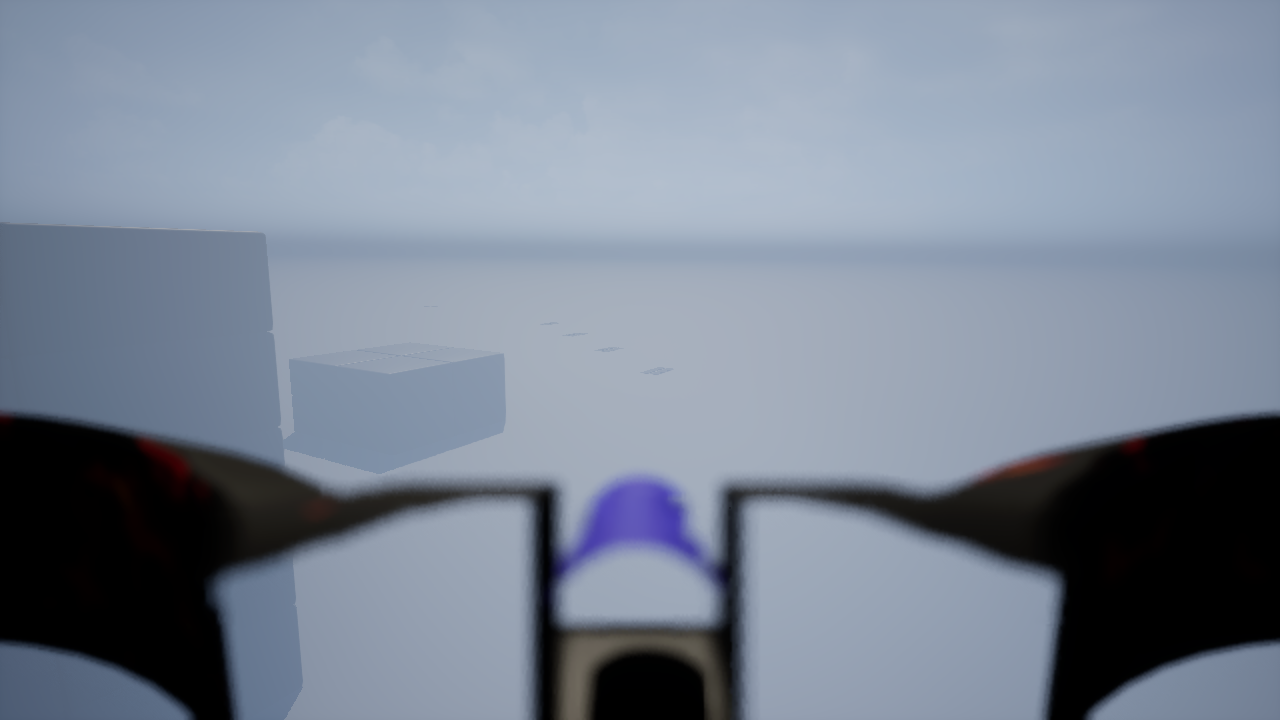
#> input picture data/maps/sequence_coord_001_preflight_20260102_094227/frames/1767364947721995000.png, 1280 x 720 px
$ python -i detector.py   (imports and definitions only)
#> lines starting #> are read from the running program, lines starting #| are printed output that depends on the picture
"""Target Detection and Recognition.

Detects and identifies inspection targets using visual features.
Supports template matching and learned embeddings for target recognition.
"""

from __future__ import annotations

import logging
import time
from dataclasses import dataclass, field
from datetime import datetime
from enum import Enum
from pathlib import Path

import cv2
import numpy as np
from pydantic import BaseModel

logger = logging.getLogger(__name__)


class TargetType(Enum):
    """Types of inspection targets."""

    SOLAR_PANEL = "solar_panel"
    WIND_TURBINE = "wind_turbine"
    SUBSTATION = "substation"
    POWER_LINE = "power_line"
    BUILDING = "building"
    MARKER = "marker"  # Visual marker/fiducial
    UNKNOWN = "unknown"


class DetectedTarget(BaseModel):
    """A detected target in an image."""

    target_id: str
    target_type: str
    confidence: float  # 0.0 to 1.0

    # Bounding box (pixel coordinates)
    bbox_x: int
    bbox_y: int
    bbox_width: int
    bbox_height: int

    # Center point
    center_x: float
    center_y: float

    # Optional: matched template ID
    template_id: str | None = None

    # Optional: embedding similarity
    embedding_similarity: float = 0.0

    # Timestamp
    timestamp: datetime = field(default_factory=datetime.now)

    # [9 lines left out: functions bbox, area, not called in this run]


@dataclass
class TargetTemplate:
    """A registered target template for matching."""

    template_id: str
    target_type: TargetType
    name: str

    # Template image (grayscale)
    template: np.ndarray | None = None

    # Feature descriptors for matching
    descriptors: np.ndarray | None = None
    keypoints: list = field(default_factory=list)

    # Optional embedding vector
    embedding: np.ndarray | None = None

    # Metadata
    metadata: dict = field(default_factory=dict)


@dataclass
class TargetDetectorConfig:
    """Configuration for target detector."""

    # Detection method
    use_template_matching: bool = True
    use_feature_matching: bool = True
    use_color_detection: bool = False

    # Template matching
    template_threshold: float = 0.7
    template_scales: list[float] = field(default_factory=lambda: [0.5, 0.75, 1.0, 1.25, 1.5])

    # Feature matching
    feature_min_matches: int = 10
    feature_ratio_threshold: float = 0.75

    # Non-maximum suppression
    nms_threshold: float = 0.3

    # Minimum detection confidence
    min_confidence: float = 0.5

    # Color detection (HSV ranges for common targets)
    solar_panel_hsv_lower: tuple[int, int, int] = (100, 50, 50)
    solar_panel_hsv_upper: tuple[int, int, int] = (130, 255, 255)


class TargetDetector:
    """Detects and recognizes inspection targets.

    Supports multiple detection methods:
    - Template matching: Fast, good for known targets
    - Feature matching: Robust to viewpoint changes
    - Color detection: Simple, for color-coded targets

    Example:
        detector = TargetDetector(config)

        # Register templates
        detector.register_template("solar_1", TargetType.SOLAR_PANEL, template_image)

        # Detect targets
        targets = detector.detect(image)
        for target in targets:
            print(f"Found {target.target_type} at ({target.center_x}, {target.center_y})")
    """

    def __init__(self, config: TargetDetectorConfig | None = None) -> None:
        """Initialize target detector.

        Args:
            config: Detector configuration
        """
        self._config = config or TargetDetectorConfig()
        self._templates: dict[str, TargetTemplate] = {}

        # Create ORB for feature matching
        self._orb = cv2.ORB_create(nfeatures=500)
        self._bf_matcher = cv2.BFMatcher(cv2.NORM_HAMMING, crossCheck=False)

        # Detection counter
        self._detection_count = 0

        logger.info("TargetDetector initialized")

    # [76 lines left out: functions register_template, register_template_from_file, not called in this run]

    def detect(
        self,
        image: np.ndarray,
        roi: tuple[int, int, int, int] | None = None,
    ) -> list[DetectedTarget]:
        """Detect targets in an image.

        Args:
            image: Input image (BGR)
            roi: Optional region of interest (x, y, w, h)

        Returns:
            List of detected targets
        """
        start_time = time.perf_counter()
        detections = []

        # Apply ROI if provided
        if roi:
            x, y, w, h = roi
            image = image[y : y + h, x : x + w]
            offset_x, offset_y = x, y
        else:
            offset_x, offset_y = 0, 0

        # Convert to grayscale
        if len(image.shape) == 3:
            gray = cv2.cvtColor(image, cv2.COLOR_BGR2GRAY)
        else:
            gray = image

        # Template matching
        if self._config.use_template_matching and self._templates:
            template_detections = self._detect_templates(gray, offset_x, offset_y)
            detections.extend(template_detections)

        # Feature matching
        if self._config.use_feature_matching and self._templates:
            feature_detections = self._detect_features(gray, offset_x, offset_y)
            detections.extend(feature_detections)

        # Color detection
        if self._config.use_color_detection and len(image.shape) == 3:
            color_detections = self._detect_colors(image, offset_x, offset_y)
            detections.extend(color_detections)

        # Apply NMS
        detections = self._non_max_suppression(detections)

        # Filter by confidence
        detections = [d for d in detections if d.confidence >= self._config.min_confidence]

        self._detection_count += len(detections)

        logger.debug(
            f"Detected {len(detections)} targets in {(time.perf_counter() - start_time) * 1000:.1f}ms"
        )

        return detections

    # [177 lines left out: functions _detect_templates, _detect_features, _detect_colors, not called in this run]

    def _non_max_suppression(
        self,
        detections: list[DetectedTarget],
    ) -> list[DetectedTarget]:
        """Apply non-maximum suppression to remove overlapping detections."""
        if not detections:
            return []

        # Sort by confidence
        detections = sorted(detections, key=lambda d: d.confidence, reverse=True)

        keep = []
        suppressed = set()

        for i, det in enumerate(detections):
            if i in suppressed:
                continue

            keep.append(det)

            # Suppress overlapping detections
            for j in range(i + 1, len(detections)):
                if j in suppressed:
                    continue

                other = detections[j]
                iou = self._compute_iou(det.bbox, other.bbox)

                if iou > self._config.nms_threshold:
                    suppressed.add(j)

        return keep

    # [38 lines left out: functions _compute_iou, num_templates, detection_count, not called in this run]

>>> import cv2
>>> picture = cv2.imread('../../data/maps/sequence_coord_001_preflight_20260102_094227/frames/1767364947721995000.png')
#> picture is the input picture: shape (720, 1280, 3); mean B, G, R 148.2, 132.5, 122
>>> result = TargetDetector().detect(picture)
#> in detect, `gray = cv2.cvtColor(image, cv2.COLOR_BGR2GRAY)`:
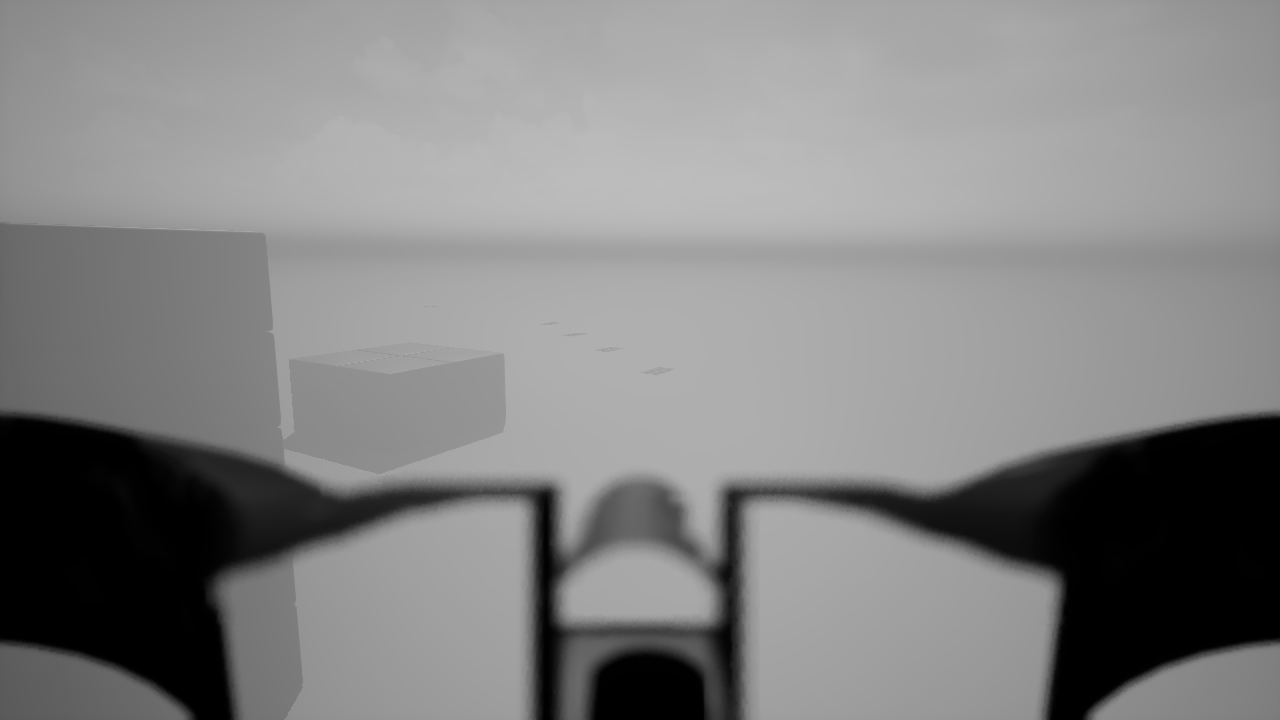
#> gray: shape (720, 1280); min 0, max 189, mean 131.2
#> result = []
